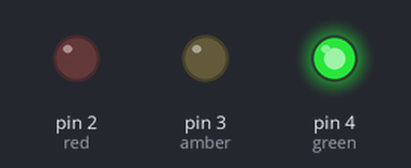
This sketch was run on a simulated Arduino Uno, built with avr-gcc and run on an emulated ATmega328P. Parts: output pins drawn as LEDs (lit = HIGH).

Above: at 1.5 s.
At 3.5 s:
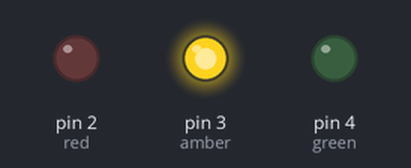
At 5.5 s:
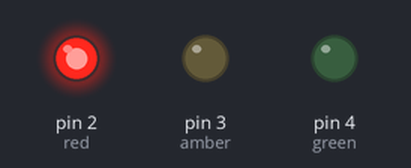
Timing chart, 0 to 9.1 s (numbered marks = the images above):
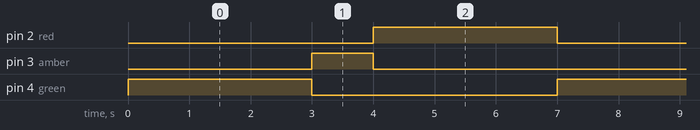

The sketch:

trafficLights0.ino
```cpp
int green = 4;
int amber = 3;
int red = 2;

void setup() {
  // put your setup code here, to run once:

  pinMode(red, OUTPUT);
  pinMode(amber, OUTPUT);
  pinMode(green, OUTPUT);

}

void loop() {
  // put your main code here, to run repeatedly:
  digitalWrite(green, HIGH);
  delay(3000);
  digitalWrite(green, LOW);
  digitalWrite(amber,HIGH);
  delay(1000);
  digitalWrite(amber, LOW);
  digitalWrite(red, HIGH);
  delay(3000);
  digitalWrite(red, LOW);
}
```

Measured:
- by itself, pin 2 (red), pin 4 (green): alternates HIGH for 3.0 s and LOW for 4.0 s
- by itself, pin 3 (amber): alternates HIGH for 1.0 s and LOW for 6.0 s
- by itself, everything shown: repeats every 7.0 s, in 4 steps
